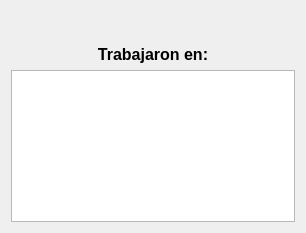
<?xml version="1.0" encoding="UTF-8"?>
<ui version="4.0">
 <class>dialog_actor</class>
 <widget class="QDialog" name="dialog_actor">
  <property name="geometry">
   <rect>
    <x>0</x>
    <y>0</y>
    <width>306</width>
    <height>233</height>
   </rect>
  </property>
  <property name="windowTitle">
   <string>Dialog</string>
  </property>
  <layout class="QGridLayout" name="gridLayout">
   <item row="3" column="0">
    <widget class="QTableView" name="tabla_datos_actor"/>
   </item>
   <item row="1" column="0">
    <widget class="QLabel" name="actor_ingresado">
     <property name="text">
      <string>&lt;html&gt;&lt;head/&gt;&lt;body&gt;&lt;p align=&quot;center&quot;&gt;&lt;br/&gt;&lt;/p&gt;&lt;/body&gt;&lt;/html&gt;</string>
     </property>
    </widget>
   </item>
   <item row="2" column="0">
    <widget class="QLabel" name="label_texto">
     <property name="text">
      <string>&lt;html&gt;&lt;head/&gt;&lt;body&gt;&lt;p align=&quot;center&quot;&gt;&lt;span style=&quot; font-size:12pt; font-weight:700;&quot;&gt;Trabajaron en:&lt;/span&gt;&lt;/p&gt;&lt;/body&gt;&lt;/html&gt;</string>
     </property>
    </widget>
   </item>
  </layout>
 </widget>
 <resources/>
 <connections/>
</ui>
